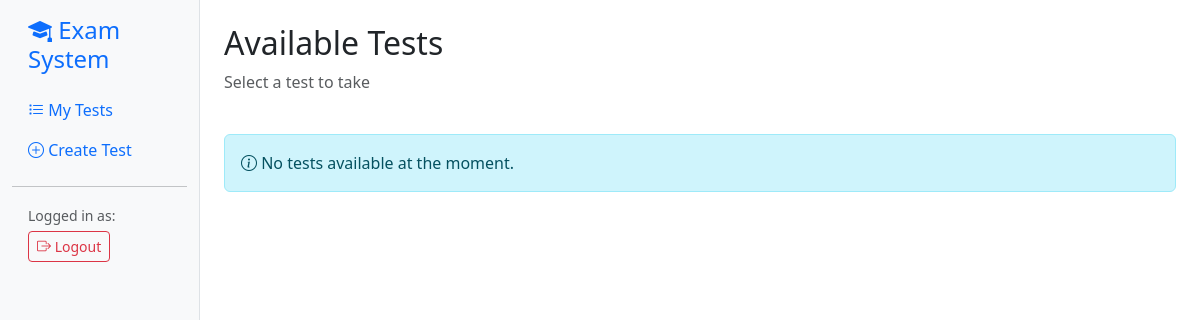
Page /api/system/student/tests/ (signed in) on the earlier database version.
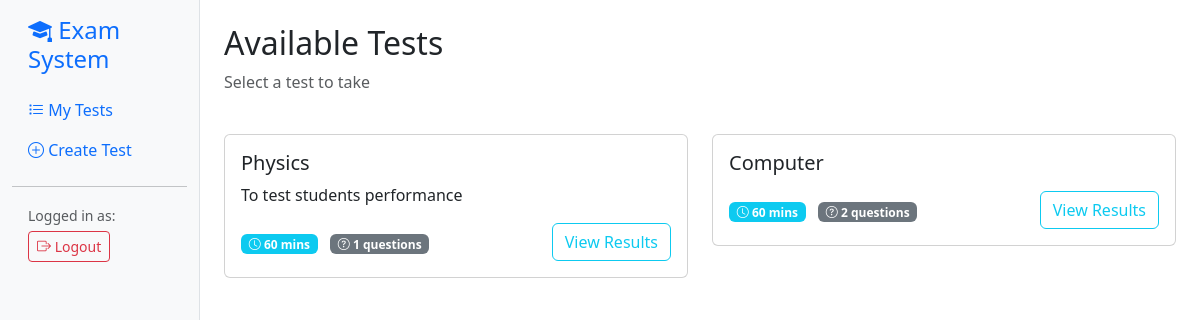
Same page on the later database version.
### exams_management/models.py (models this page shows, shortened)
class Test(models.Model):
  id = models.UUIDField(primary_key=True, default=uuid.uuid4, editable=False)
  subject = models.CharField(max_length=230)
  teacher = models.ForeignKey(settings.AUTH_USER_MODEL, on_delete=models.CASCADE)
  description = models.TextField(blank=True, null=True)
  time_limit = models.IntegerField(default=60)
  is_published = models.BooleanField(default=False)
  date_added = models.DateTimeField(auto_now_add=True)
  date_updated = models.DateTimeField(auto_now=True)

### exams_management/views.py (the view)
# urls.py: path('student/tests/', views.student_test_list, name='student_test_list'),
@login_required
def student_test_list(request):
    try:
        profile = Profile.objects.get(user=request.user)
    except Profile.DoesNotExist:
        messages.error(request, "Profile not found.")
        return redirect("profile")
    if profile.role != "student":
        messages.error(request, "Only students can view tests.")
        return redirect("profile")
    published_tests = models.Test.objects.filter(is_published=True)
    completed_attempts = models.StudentTestAttempt.objects.filter(
        student=request.user,
        is_completed=True
    )
    tests_with_info = []
    for test in published_tests:
        attempt = completed_attempts.filter(test=test).first()
        tests_with_info.append({
            'test': test,
            'has_attempt': attempt is not None,
            'attempt_id': attempt.id if attempt else None
        })
    return render(request, "student_test_list.html", {
        "tests_with_info": tests_with_info,
    })

### templates/student_test_list.html (shortened to what this page needs)
{% extends 'base.html' %}
{% block page_title %}Available Tests{% endblock %}
{% block page_subtitle %}Select a test to take{% endblock %}
{% block content %}
<div class="row">
    {% for item in tests_with_info %}
    <div class="col-md-6 mb-4">
        <div class="card">
            <div class="card-body">
                <h5 class="card-title">{{ item.test.subject }}</h5>
                <p class="card-text">{{ item.test.description|truncatechars:100 }}</p>
                <div class="d-flex justify-content-between align-items-center">
                    <div>
                        <span class="badge bg-info">
                            <i class="bi bi-clock"></i> {{ item.test.time_limit }} mins
                        </span>
                        <span class="badge bg-secondary ms-2">
                            <i class="bi bi-question-circle"></i> {{ item.test.questions.count }} questions
                        </span>
                    </div>
                    <div>
                        {% if item.has_attempt %}
                            <a href="{% url 'test_results' attempt_id=item.attempt_id %}" class="btn btn-outline-info">
                                View Results
                            </a>
                        {% else %}
                            <a href="{% url 'take_test' test_id=item.test.id %}" class="btn btn-primary">
                                Take Test
                            </a>
                        {% endif %}
                    </div>
                </div>
            </div>
        </div>
    </div>
    {% empty %}
    <div class="col-12">
        <div class="alert alert-info">
            <i class="bi bi-info-circle"></i> No tests available at the moment.
        </div>
    </div>
    {% endfor %}
</div>
{% endblock %}

Differences in the rows shown:
now on this page (row edited): Test: test.subject "Physics", test.description "To test students performance", test.time_limit "60", test.questions.count "1"
now on this page (row edited): Test: test.subject "Computer", test.time_limit "60", test.questions.count "2"
Other differences:
text no longer shown: "No tests available at the moment."
